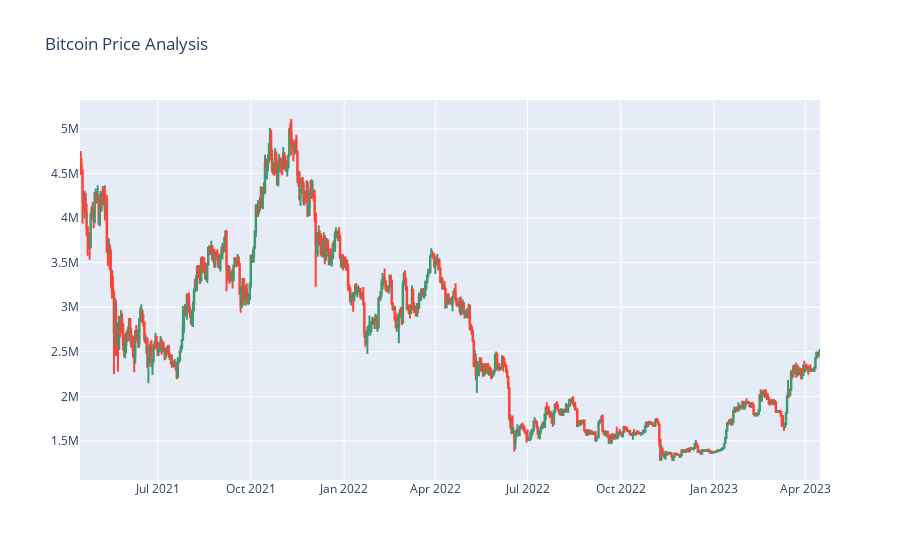

This figure's notebook cell:
### Code cell
import plotly.graph_objects as go
figure = go.Figure(data=[go.Candlestick(x=df['Date'],
                                        open=df['Open'], 
                                        high=df['High'],
                                        low=df['Low'], 
                                        close=df['Close'])])

figure.update_layout(title = 'Bitcoin Price Analysis', 
                     xaxis_rangeslider_visible=False)
figure.show()

### Figure 1 — Plotly figure (JSON) as saved in the notebook; plotly's stock layout.template omitted (floating-point values rounded to 4 significant figures; data arrays with more than 128 entries replaced by an {"elided": "..."} marker saying what was removed)
{"data": [{"close": {"elided": "730 float values"}, "high": {"elided": "730 float values"}, "low": {"elided": "730 float values"}, "open": {"elided": "730 float values"}, "type": "candlestick", "x": {"elided": "730 str values"}}], "layout": {"title": {"text": "Bitcoin Price Analysis"}, "xaxis": {"rangeslider": {"visible": false}}}}
